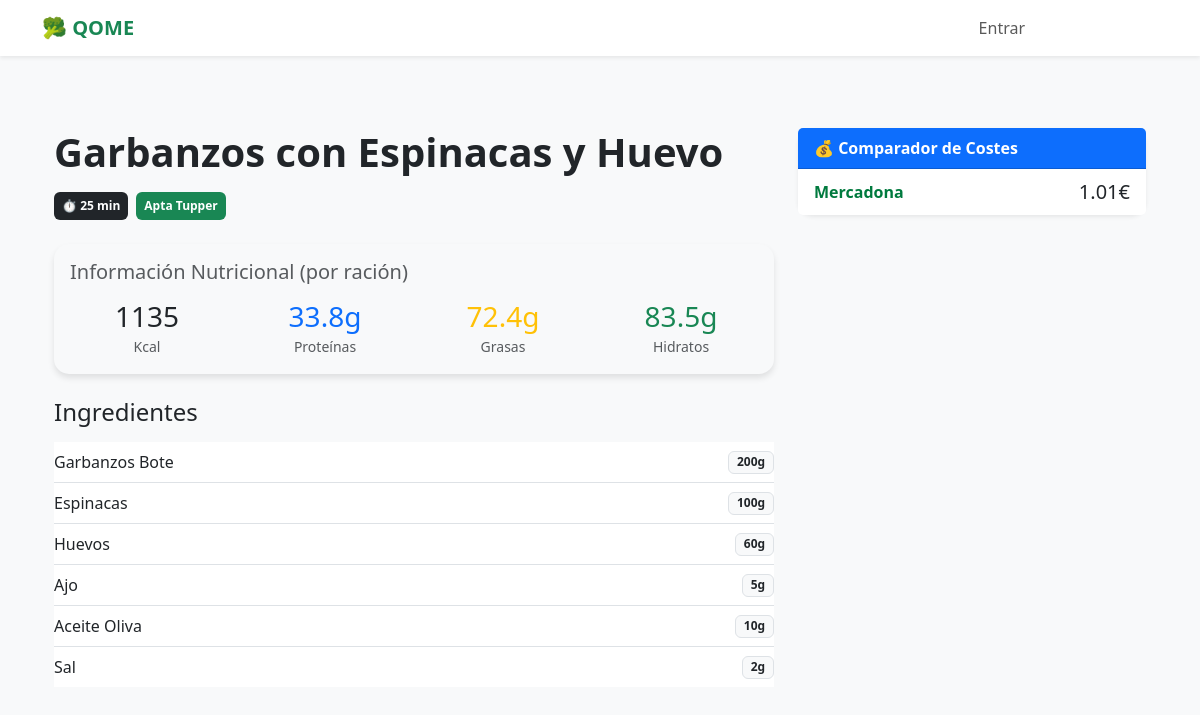
The app's page /receta/2/ with its own data.
### core/models.py (models this page shows, shortened)
class Receta(models.Model):
    titulo = models.CharField(max_length=200)
    tiempo_preparacion = models.IntegerField()
    es_apta_sarten = models.BooleanField(default=False)
    es_apta_airfryer = models.BooleanField(default=False)
    es_apta_horno = models.BooleanField(default=False)
    es_apta_microondas = models.BooleanField(default=False)
    es_apta_tupper = models.BooleanField(default=True)
    calorias = models.IntegerField(default=0)
    proteinas = models.FloatField(default=0.0)
    grasas = models.FloatField(default=0.0)
    hidratos = models.FloatField(default=0.0)

class RecetaIngrediente(models.Model):
    receta = models.ForeignKey(Receta, related_name='ingredientes', on_delete=models.CASCADE)
    ingrediente_base = models.ForeignKey(IngredienteBase, on_delete=models.CASCADE)
    cantidad_gramos = models.IntegerField()

class IngredienteBase(models.Model):
    CATEGORIAS = [
        ('Fruta', 'Fruta'), ('Verdura', 'Verdura'), ('Carniceria', 'Carnicería'),
        ('Pescaderia', 'Pescadería'), ('Lacteos', 'Lácteos'), ('Despensa', 'Despensa'),
        ('Huevos', 'Huevos'), ('Otros', 'Otros')
    ]
    nombre = models.CharField(max_length=100, unique=True)
    categoria = models.CharField(max_length=20, choices=CATEGORIAS, default='Otros')
    calorias = models.IntegerField(default=0)
    proteinas = models.FloatField(default=0.0)
    grasas = models.FloatField(default=0.0)
    hidratos = models.FloatField(default=0.0)
    dias_caducidad = models.IntegerField(default=7)

class CostePorSupermercado(models.Model):
    receta = models.ForeignKey(Receta, related_name='costes_por_supermercado', on_delete=models.CASCADE)
    supermercado = models.ForeignKey(Supermercado, on_delete=models.CASCADE)
    coste = models.DecimalField(max_digits=6, decimal_places=2)
    es_posible = models.BooleanField(default=True)
    ultima_actualizacion = models.DateTimeField(auto_now=True)
    class Meta:
        unique_together = ('receta', 'supermercado')

class Supermercado(models.Model):
    nombre = models.CharField(max_length=50, unique=True)
    color_brand = models.CharField(max_length=7, default="#000000", help_text="Color hexadecimal para la UI")

### core/views.py (the view)
# urls.py: path('receta/<int:receta_id>/', views.detalle_receta, name='detalle_receta'),
def detalle_receta(request, receta_id):
    receta = get_object_or_404(Receta, id=receta_id)
    costes = receta.costes_por_supermercado.filter(es_posible=True).select_related('supermercado').order_by('coste')
    return render(request, 'core/detalles_receta.html', {'receta': receta, 'costes': costes})

### core/templates/core/detalles_receta.html (shortened to what this page needs)
{% extends 'core/base.html' %}
{% block content %}
<div class="container py-5">
    <div class="row">
        <div class="col-md-8">
            <h1 class="mb-3 fw-bold">{{ receta.titulo }}</h1>
            <div class="d-flex gap-2 mb-4 flex-wrap">
                <span class="badge bg-dark p-2">⏱ {{ receta.tiempo_preparacion }} min</span>
                {% if receta.es_apta_tupper %}<span class="badge bg-success p-2">Apta Tupper</span>{% endif %}
            </div>
            <div class="card mb-4 bg-light border-0">
                <div class="card-body">
                    <h5 class="card-title text-muted mb-3">Información Nutricional (por ración)</h5>
                    <div class="row text-center">
                        <div class="col">
                            <div class="h3 mb-0">{{ receta.calorias }}</div>
                            <small class="text-muted">Kcal</small>
                        </div>
                        <div class="col">
                            <div class="h3 mb-0 text-primary">{{ receta.proteinas }}g</div>
                            <small class="text-muted">Proteínas</small>
                        </div>
                        <div class="col">
                            <div class="h3 mb-0 text-warning">{{ receta.grasas }}g</div>
                            <small class="text-muted">Grasas</small>
                        </div>
                        <div class="col">
                            <div class="h3 mb-0 text-success">{{ receta.hidratos }}g</div>
                            <small class="text-muted">Hidratos</small>
                        </div>
                    </div>
                </div>
            </div>
            <h4 class="mb-3">Ingredientes</h4>
            <ul class="list-group list-group-flush mb-4">
                {% for ing in receta.ingredientes.all %}
                <li class="list-group-item d-flex justify-content-between align-items-center px-0">
                    <span>{{ ing.ingrediente_base.nombre }}</span>
                    <span class="badge bg-light text-dark border">{{ ing.cantidad_gramos }}g</span>
                </li>
                {% endfor %}
            </ul>
        </div>
        <div class="col-md-4">
            <div class="card shadow-sm border-primary mb-3">
                <div class="card-header bg-primary text-white fw-bold">
                    💰 Comparador de Costes
                </div>
                <ul class="list-group list-group-flush">
                    {% for coste in costes %}
                    <li class="list-group-item d-flex justify-content-between align-items-center">
                        <span class="fw-bold" style="color: {{ coste.supermercado.color_brand }}">
                            {{ coste.supermercado.nombre }}
                        </span>
                        <span class="fs-5">{{ coste.coste|floatformat:2 }}€</span>
                    </li>
                    {% empty %}
                    <li class="list-group-item text-muted">
                        Faltan ingredientes en los supermercados registrados.
                    </li>
                    {% endfor %}
                </ul>
            </div>
        </div>
    </div>
</div>
{% endblock %}

### core/templates/core/base.html (style rules this page uses)
body { background-color: #f8f9fa; }
.card { border: none; border-radius: 15px; box-shadow: 0 4px 6px rgba(0,0,0,0.1); }

### records on screen
Receta: titulo "Garbanzos con Espinacas y Huevo", tiempo_preparacion "25", calorias "1135", proteinas "33.8", grasas "72.4", hidratos "83.5"
RecetaIngrediente: ingrediente_base.nombre "Garbanzos Bote", cantidad_gramos "200"
RecetaIngrediente: ingrediente_base.nombre "Espinacas", cantidad_gramos "100"
RecetaIngrediente: ingrediente_base.nombre "Huevos", cantidad_gramos "60"
RecetaIngrediente: ingrediente_base.nombre "Ajo", cantidad_gramos "5"
RecetaIngrediente: ingrediente_base.nombre "Aceite Oliva", cantidad_gramos "10"
RecetaIngrediente: ingrediente_base.nombre "Sal", cantidad_gramos "2"
CostePorSupermercado: supermercado.nombre "Mercadona", coste "1.01"
